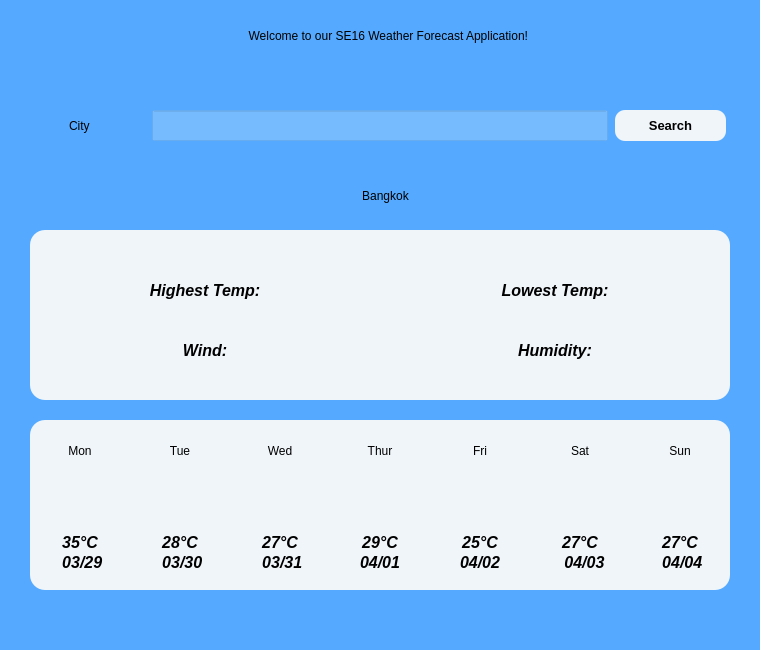
<?xml version="1.0" encoding="UTF-8"?>
<ui version="4.0">
 <class>MainWindow</class>
 <widget class="QMainWindow" name="MainWindow">
  <property name="geometry">
   <rect>
    <x>0</x>
    <y>0</y>
    <width>760</width>
    <height>650</height>
   </rect>
  </property>
  <property name="windowTitle">
   <string>MainWindow</string>
  </property>
  <property name="autoFillBackground">
   <bool>false</bool>
  </property>
  <property name="styleSheet">
   <string notr="true">background-color:rgb(85, 170, 255)</string>
  </property>
  <widget class="QWidget" name="centralwidget">
   <widget class="QGroupBox" name="groupBox">
    <property name="geometry">
     <rect>
      <x>30</x>
      <y>230</y>
      <width>700</width>
      <height>170</height>
     </rect>
    </property>
    <property name="styleSheet">
     <string notr="true">background-color:#F0F5FA;
border-radius: 15px; 
 box-shadow: 0 4px 6px rgba(0, 0, 0, 0.1);</string>
    </property>
    <property name="title">
     <string/>
    </property>
    <widget class="QLabel" name="highTemp">
     <property name="geometry">
      <rect>
       <x>0</x>
       <y>50</y>
       <width>350</width>
       <height>21</height>
      </rect>
     </property>
     <property name="font">
      <font>
       <family>Segoe UI</family>
       <pointsize>12</pointsize>
       <italic>true</italic>
       <bold>true</bold>
      </font>
     </property>
     <property name="styleSheet">
      <string notr="true">font: 700 italic  12pt &quot;Segoe UI&quot;;
color: black;
</string>
     </property>
     <property name="text">
      <string>Highest Temp:</string>
     </property>
     <property name="alignment">
      <set>Qt::AlignmentFlag::AlignCenter</set>
     </property>
    </widget>
    <widget class="QLabel" name="wind">
     <property name="geometry">
      <rect>
       <x>0</x>
       <y>110</y>
       <width>350</width>
       <height>21</height>
      </rect>
     </property>
     <property name="font">
      <font>
       <family>Segoe UI</family>
       <pointsize>12</pointsize>
       <italic>true</italic>
       <bold>true</bold>
      </font>
     </property>
     <property name="styleSheet">
      <string notr="true">font: 700 italic  12pt &quot;Segoe UI&quot;;
color: black;
</string>
     </property>
     <property name="text">
      <string>Wind:</string>
     </property>
     <property name="alignment">
      <set>Qt::AlignmentFlag::AlignCenter</set>
     </property>
    </widget>
    <widget class="QLabel" name="lowTemp">
     <property name="geometry">
      <rect>
       <x>350</x>
       <y>50</y>
       <width>350</width>
       <height>21</height>
      </rect>
     </property>
     <property name="font">
      <font>
       <family>Segoe UI</family>
       <pointsize>12</pointsize>
       <italic>true</italic>
       <bold>true</bold>
      </font>
     </property>
     <property name="styleSheet">
      <string notr="true">font: 700 italic  12pt &quot;Segoe UI&quot;;
color: black;
</string>
     </property>
     <property name="text">
      <string>Lowest Temp:</string>
     </property>
     <property name="alignment">
      <set>Qt::AlignmentFlag::AlignCenter</set>
     </property>
    </widget>
    <widget class="QLabel" name="humiditylabel">
     <property name="geometry">
      <rect>
       <x>350</x>
       <y>110</y>
       <width>350</width>
       <height>21</height>
      </rect>
     </property>
     <property name="font">
      <font>
       <family>Segoe UI</family>
       <pointsize>12</pointsize>
       <italic>true</italic>
       <bold>true</bold>
      </font>
     </property>
     <property name="styleSheet">
      <string notr="true">font: 700 italic  12pt &quot;Segoe UI&quot;;
color: black;
</string>
     </property>
     <property name="text">
      <string>Humidity:</string>
     </property>
     <property name="alignment">
      <set>Qt::AlignmentFlag::AlignCenter</set>
     </property>
    </widget>
   </widget>
   <widget class="QGroupBox" name="groupBox_2">
    <property name="geometry">
     <rect>
      <x>30</x>
      <y>420</y>
      <width>700</width>
      <height>170</height>
     </rect>
    </property>
    <property name="styleSheet">
     <string notr="true">background-color:#F0F5FA;
border-radius: 15px; 
 box-shadow: 0 4px 6px rgba(0, 0, 0, 0.1);</string>
    </property>
    <property name="title">
     <string/>
    </property>
    <widget class="QLabel" name="monday">
     <property name="geometry">
      <rect>
       <x>0</x>
       <y>20</y>
       <width>100</width>
       <height>21</height>
      </rect>
     </property>
     <property name="styleSheet">
      <string notr="true">font: 700  10pt &quot;Segoe UI&quot;;
background-color: #F0F5FA;
color: rgb(0, 0, 0);</string>
     </property>
     <property name="text">
      <string>Mon</string>
     </property>
     <property name="alignment">
      <set>Qt::AlignmentFlag::AlignCenter</set>
     </property>
    </widget>
    <widget class="QLabel" name="tuesday">
     <property name="geometry">
      <rect>
       <x>100</x>
       <y>20</y>
       <width>100</width>
       <height>21</height>
      </rect>
     </property>
     <property name="styleSheet">
      <string notr="true">font: 700  10pt &quot;Segoe UI&quot;;
background-color: #F0F5FA;
color: rgb(0, 0, 0);</string>
     </property>
     <property name="text">
      <string>Tue</string>
     </property>
     <property name="alignment">
      <set>Qt::AlignmentFlag::AlignCenter</set>
     </property>
    </widget>
    <widget class="QLabel" name="wedenesday">
     <property name="geometry">
      <rect>
       <x>200</x>
       <y>20</y>
       <width>100</width>
       <height>21</height>
      </rect>
     </property>
     <property name="styleSheet">
      <string notr="true">font: 700  10pt &quot;Segoe UI&quot;;
background-color: #F0F5FA;
color: rgb(0, 0, 0);</string>
     </property>
     <property name="text">
      <string>Wed</string>
     </property>
     <property name="alignment">
      <set>Qt::AlignmentFlag::AlignCenter</set>
     </property>
    </widget>
    <widget class="QLabel" name="thursday">
     <property name="geometry">
      <rect>
       <x>300</x>
       <y>20</y>
       <width>100</width>
       <height>21</height>
      </rect>
     </property>
     <property name="styleSheet">
      <string notr="true">font: 700  10pt &quot;Segoe UI&quot;;
background-color: #F0F5FA;
color: rgb(0, 0, 0);</string>
     </property>
     <property name="text">
      <string>Thur</string>
     </property>
     <property name="alignment">
      <set>Qt::AlignmentFlag::AlignCenter</set>
     </property>
    </widget>
    <widget class="QLabel" name="friday">
     <property name="geometry">
      <rect>
       <x>400</x>
       <y>20</y>
       <width>100</width>
       <height>21</height>
      </rect>
     </property>
     <property name="styleSheet">
      <string notr="true">font: 700  10pt &quot;Segoe UI&quot;;
background-color: #F0F5FA;
color: rgb(0, 0, 0);</string>
     </property>
     <property name="text">
      <string>Fri</string>
     </property>
     <property name="alignment">
      <set>Qt::AlignmentFlag::AlignCenter</set>
     </property>
    </widget>
    <widget class="QLabel" name="saturday">
     <property name="geometry">
      <rect>
       <x>500</x>
       <y>20</y>
       <width>100</width>
       <height>21</height>
      </rect>
     </property>
     <property name="styleSheet">
      <string notr="true">font: 700  10pt &quot;Segoe UI&quot;;
background-color: #F0F5FA;
color: rgb(0, 0, 0);</string>
     </property>
     <property name="text">
      <string>Sat</string>
     </property>
     <property name="alignment">
      <set>Qt::AlignmentFlag::AlignCenter</set>
     </property>
    </widget>
    <widget class="QLabel" name="sunday">
     <property name="geometry">
      <rect>
       <x>600</x>
       <y>20</y>
       <width>100</width>
       <height>21</height>
      </rect>
     </property>
     <property name="styleSheet">
      <string notr="true">font: 700  10pt &quot;Segoe UI&quot;;
background-color: #F0F5FA;
color: rgb(0, 0, 0);</string>
     </property>
     <property name="text">
      <string>Sun</string>
     </property>
     <property name="alignment">
      <set>Qt::AlignmentFlag::AlignCenter</set>
     </property>
    </widget>
    <widget class="QLabel" name="sunny">
     <property name="geometry">
      <rect>
       <x>25</x>
       <y>50</y>
       <width>50</width>
       <height>50</height>
      </rect>
     </property>
     <property name="text">
      <string/>
     </property>
     <property name="pixmap">
      <pixmap>sunny.png</pixmap>
     </property>
     <property name="scaledContents">
      <bool>true</bool>
     </property>
     <property name="alignment">
      <set>Qt::AlignmentFlag::AlignCenter</set>
     </property>
    </widget>
    <widget class="QLabel" name="rainy">
     <property name="geometry">
      <rect>
       <x>125</x>
       <y>50</y>
       <width>50</width>
       <height>50</height>
      </rect>
     </property>
     <property name="text">
      <string/>
     </property>
     <property name="pixmap">
      <pixmap>rainy.png</pixmap>
     </property>
     <property name="scaledContents">
      <bool>true</bool>
     </property>
     <property name="alignment">
      <set>Qt::AlignmentFlag::AlignCenter</set>
     </property>
    </widget>
    <widget class="QLabel" name="thunder">
     <property name="geometry">
      <rect>
       <x>225</x>
       <y>50</y>
       <width>50</width>
       <height>50</height>
      </rect>
     </property>
     <property name="text">
      <string/>
     </property>
     <property name="pixmap">
      <pixmap>thunder.png</pixmap>
     </property>
     <property name="scaledContents">
      <bool>true</bool>
     </property>
     <property name="alignment">
      <set>Qt::AlignmentFlag::AlignCenter</set>
     </property>
    </widget>
    <widget class="QLabel" name="cloudy">
     <property name="geometry">
      <rect>
       <x>325</x>
       <y>50</y>
       <width>50</width>
       <height>50</height>
      </rect>
     </property>
     <property name="text">
      <string/>
     </property>
     <property name="pixmap">
      <pixmap>cloudy.png</pixmap>
     </property>
     <property name="scaledContents">
      <bool>true</bool>
     </property>
     <property name="alignment">
      <set>Qt::AlignmentFlag::AlignCenter</set>
     </property>
    </widget>
    <widget class="QLabel" name="snowy">
     <property name="geometry">
      <rect>
       <x>425</x>
       <y>50</y>
       <width>50</width>
       <height>50</height>
      </rect>
     </property>
     <property name="text">
      <string/>
     </property>
     <property name="pixmap">
      <pixmap>snowy.png</pixmap>
     </property>
     <property name="scaledContents">
      <bool>true</bool>
     </property>
     <property name="alignment">
      <set>Qt::AlignmentFlag::AlignCenter</set>
     </property>
    </widget>
    <widget class="QLabel" name="foggy">
     <property name="geometry">
      <rect>
       <x>525</x>
       <y>50</y>
       <width>50</width>
       <height>50</height>
      </rect>
     </property>
     <property name="text">
      <string/>
     </property>
     <property name="pixmap">
      <pixmap>foggy.png</pixmap>
     </property>
     <property name="scaledContents">
      <bool>true</bool>
     </property>
     <property name="alignment">
      <set>Qt::AlignmentFlag::AlignCenter</set>
     </property>
    </widget>
    <widget class="QLabel" name="humidity">
     <property name="geometry">
      <rect>
       <x>625</x>
       <y>50</y>
       <width>50</width>
       <height>50</height>
      </rect>
     </property>
     <property name="text">
      <string/>
     </property>
     <property name="pixmap">
      <pixmap>humidity.png</pixmap>
     </property>
     <property name="scaledContents">
      <bool>true</bool>
     </property>
     <property name="alignment">
      <set>Qt::AlignmentFlag::AlignCenter</set>
     </property>
    </widget>
    <widget class="QLabel" name="dayone">
     <property name="geometry">
      <rect>
       <x>0</x>
       <y>130</y>
       <width>100</width>
       <height>25</height>
      </rect>
     </property>
     <property name="font">
      <font>
       <family>Segoe UI</family>
       <pointsize>12</pointsize>
       <italic>true</italic>
       <bold>true</bold>
      </font>
     </property>
     <property name="styleSheet">
      <string notr="true">font: 700 italic  12pt &quot;Segoe UI&quot;;
color: black;
</string>
     </property>
     <property name="text">
      <string> 03/29</string>
     </property>
     <property name="alignment">
      <set>Qt::AlignmentFlag::AlignCenter</set>
     </property>
    </widget>
    <widget class="QLabel" name="dayonetemp">
     <property name="geometry">
      <rect>
       <x>0</x>
       <y>110</y>
       <width>100</width>
       <height>25</height>
      </rect>
     </property>
     <property name="font">
      <font>
       <family>Segoe UI</family>
       <pointsize>12</pointsize>
       <italic>true</italic>
       <bold>true</bold>
      </font>
     </property>
     <property name="styleSheet">
      <string notr="true">font: 700 italic  12pt &quot;Segoe UI&quot;;
color: black;
</string>
     </property>
     <property name="text">
      <string>35°C</string>
     </property>
     <property name="alignment">
      <set>Qt::AlignmentFlag::AlignCenter</set>
     </property>
    </widget>
    <widget class="QLabel" name="daythreetemp">
     <property name="geometry">
      <rect>
       <x>200</x>
       <y>110</y>
       <width>100</width>
       <height>25</height>
      </rect>
     </property>
     <property name="font">
      <font>
       <family>Segoe UI</family>
       <pointsize>12</pointsize>
       <italic>true</italic>
       <bold>true</bold>
      </font>
     </property>
     <property name="styleSheet">
      <string notr="true">font: 700 italic  12pt &quot;Segoe UI&quot;;
color: black;
</string>
     </property>
     <property name="text">
      <string>27°C</string>
     </property>
     <property name="alignment">
      <set>Qt::AlignmentFlag::AlignCenter</set>
     </property>
    </widget>
    <widget class="QLabel" name="daytwotemp">
     <property name="geometry">
      <rect>
       <x>100</x>
       <y>110</y>
       <width>100</width>
       <height>25</height>
      </rect>
     </property>
     <property name="font">
      <font>
       <family>Segoe UI</family>
       <pointsize>12</pointsize>
       <italic>true</italic>
       <bold>true</bold>
      </font>
     </property>
     <property name="styleSheet">
      <string notr="true">font: 700 italic  12pt &quot;Segoe UI&quot;;
color: black;
</string>
     </property>
     <property name="text">
      <string>28°C</string>
     </property>
     <property name="alignment">
      <set>Qt::AlignmentFlag::AlignCenter</set>
     </property>
    </widget>
    <widget class="QLabel" name="dayseventemp">
     <property name="geometry">
      <rect>
       <x>600</x>
       <y>110</y>
       <width>100</width>
       <height>25</height>
      </rect>
     </property>
     <property name="font">
      <font>
       <family>Segoe UI</family>
       <pointsize>12</pointsize>
       <italic>true</italic>
       <bold>true</bold>
      </font>
     </property>
     <property name="styleSheet">
      <string notr="true">font: 700 italic  12pt &quot;Segoe UI&quot;;
color: black;
</string>
     </property>
     <property name="text">
      <string>27°C</string>
     </property>
     <property name="alignment">
      <set>Qt::AlignmentFlag::AlignCenter</set>
     </property>
    </widget>
    <widget class="QLabel" name="dayfivetemp">
     <property name="geometry">
      <rect>
       <x>400</x>
       <y>110</y>
       <width>100</width>
       <height>25</height>
      </rect>
     </property>
     <property name="font">
      <font>
       <family>Segoe UI</family>
       <pointsize>12</pointsize>
       <italic>true</italic>
       <bold>true</bold>
      </font>
     </property>
     <property name="styleSheet">
      <string notr="true">font: 700 italic  12pt &quot;Segoe UI&quot;;
color: black;
</string>
     </property>
     <property name="text">
      <string>25°C</string>
     </property>
     <property name="alignment">
      <set>Qt::AlignmentFlag::AlignCenter</set>
     </property>
    </widget>
    <widget class="QLabel" name="dayfourtemp">
     <property name="geometry">
      <rect>
       <x>300</x>
       <y>110</y>
       <width>100</width>
       <height>25</height>
      </rect>
     </property>
     <property name="font">
      <font>
       <family>Segoe UI</family>
       <pointsize>12</pointsize>
       <italic>true</italic>
       <bold>true</bold>
      </font>
     </property>
     <property name="styleSheet">
      <string notr="true">font: 700 italic  12pt &quot;Segoe UI&quot;;
color: black;
</string>
     </property>
     <property name="text">
      <string>29°C</string>
     </property>
     <property name="alignment">
      <set>Qt::AlignmentFlag::AlignCenter</set>
     </property>
    </widget>
    <widget class="QLabel" name="daysixtemp">
     <property name="geometry">
      <rect>
       <x>500</x>
       <y>110</y>
       <width>100</width>
       <height>25</height>
      </rect>
     </property>
     <property name="font">
      <font>
       <family>Segoe UI</family>
       <pointsize>12</pointsize>
       <italic>true</italic>
       <bold>true</bold>
      </font>
     </property>
     <property name="styleSheet">
      <string notr="true">font: 700 italic  12pt &quot;Segoe UI&quot;;
color: black;
</string>
     </property>
     <property name="text">
      <string>27°C</string>
     </property>
     <property name="alignment">
      <set>Qt::AlignmentFlag::AlignCenter</set>
     </property>
    </widget>
    <widget class="QLabel" name="daytwo">
     <property name="geometry">
      <rect>
       <x>100</x>
       <y>130</y>
       <width>100</width>
       <height>25</height>
      </rect>
     </property>
     <property name="font">
      <font>
       <family>Segoe UI</family>
       <pointsize>12</pointsize>
       <italic>true</italic>
       <bold>true</bold>
      </font>
     </property>
     <property name="styleSheet">
      <string notr="true">font: 700 italic  12pt &quot;Segoe UI&quot;;
color: black;
</string>
     </property>
     <property name="text">
      <string> 03/30</string>
     </property>
     <property name="alignment">
      <set>Qt::AlignmentFlag::AlignCenter</set>
     </property>
    </widget>
    <widget class="QLabel" name="daythree">
     <property name="geometry">
      <rect>
       <x>200</x>
       <y>130</y>
       <width>100</width>
       <height>25</height>
      </rect>
     </property>
     <property name="font">
      <font>
       <family>Segoe UI</family>
       <pointsize>12</pointsize>
       <italic>true</italic>
       <bold>true</bold>
      </font>
     </property>
     <property name="styleSheet">
      <string notr="true">font: 700 italic  12pt &quot;Segoe UI&quot;;
color: black;
</string>
     </property>
     <property name="text">
      <string> 03/31</string>
     </property>
     <property name="alignment">
      <set>Qt::AlignmentFlag::AlignCenter</set>
     </property>
    </widget>
    <widget class="QLabel" name="dayfour">
     <property name="geometry">
      <rect>
       <x>300</x>
       <y>130</y>
       <width>100</width>
       <height>25</height>
      </rect>
     </property>
     <property name="font">
      <font>
       <family>Segoe UI</family>
       <pointsize>12</pointsize>
       <italic>true</italic>
       <bold>true</bold>
      </font>
     </property>
     <property name="styleSheet">
      <string notr="true">font: 700 italic  12pt &quot;Segoe UI&quot;;
color: black;
</string>
     </property>
     <property name="text">
      <string>04/01</string>
     </property>
     <property name="alignment">
      <set>Qt::AlignmentFlag::AlignCenter</set>
     </property>
    </widget>
    <widget class="QLabel" name="dayfive">
     <property name="geometry">
      <rect>
       <x>400</x>
       <y>130</y>
       <width>100</width>
       <height>25</height>
      </rect>
     </property>
     <property name="font">
      <font>
       <family>Segoe UI</family>
       <pointsize>12</pointsize>
       <italic>true</italic>
       <bold>true</bold>
      </font>
     </property>
     <property name="styleSheet">
      <string notr="true">font: 700 italic  12pt &quot;Segoe UI&quot;;
color: black;
</string>
     </property>
     <property name="text">
      <string>04/02</string>
     </property>
     <property name="alignment">
      <set>Qt::AlignmentFlag::AlignCenter</set>
     </property>
    </widget>
    <widget class="QLabel" name="dayseven">
     <property name="geometry">
      <rect>
       <x>600</x>
       <y>130</y>
       <width>100</width>
       <height>25</height>
      </rect>
     </property>
     <property name="font">
      <font>
       <family>Segoe UI</family>
       <pointsize>12</pointsize>
       <italic>true</italic>
       <bold>true</bold>
      </font>
     </property>
     <property name="styleSheet">
      <string notr="true">font: 700 italic  12pt &quot;Segoe UI&quot;;
color: black;
</string>
     </property>
     <property name="text">
      <string> 04/04</string>
     </property>
     <property name="alignment">
      <set>Qt::AlignmentFlag::AlignCenter</set>
     </property>
    </widget>
    <widget class="QLabel" name="daysix">
     <property name="geometry">
      <rect>
       <x>500</x>
       <y>130</y>
       <width>100</width>
       <height>25</height>
      </rect>
     </property>
     <property name="font">
      <font>
       <family>Segoe UI</family>
       <pointsize>12</pointsize>
       <italic>true</italic>
       <bold>true</bold>
      </font>
     </property>
     <property name="styleSheet">
      <string notr="true">font: 700 italic  12pt &quot;Segoe UI&quot;;
color: black;
</string>
     </property>
     <property name="text">
      <string>  04/03</string>
     </property>
     <property name="alignment">
      <set>Qt::AlignmentFlag::AlignCenter</set>
     </property>
    </widget>
    <zorder>monday</zorder>
    <zorder>tuesday</zorder>
    <zorder>wedenesday</zorder>
    <zorder>thursday</zorder>
    <zorder>friday</zorder>
    <zorder>saturday</zorder>
    <zorder>sunday</zorder>
    <zorder>rainy</zorder>
    <zorder>thunder</zorder>
    <zorder>cloudy</zorder>
    <zorder>snowy</zorder>
    <zorder>foggy</zorder>
    <zorder>humidity</zorder>
    <zorder>dayone</zorder>
    <zorder>dayonetemp</zorder>
    <zorder>daythreetemp</zorder>
    <zorder>daytwotemp</zorder>
    <zorder>dayseventemp</zorder>
    <zorder>dayfivetemp</zorder>
    <zorder>dayfourtemp</zorder>
    <zorder>daysixtemp</zorder>
    <zorder>daytwo</zorder>
    <zorder>daythree</zorder>
    <zorder>dayfour</zorder>
    <zorder>dayfive</zorder>
    <zorder>dayseven</zorder>
    <zorder>daysix</zorder>
    <zorder>sunny</zorder>
   </widget>
   <widget class="QLabel" name="city">
    <property name="geometry">
     <rect>
      <x>0</x>
      <y>180</y>
      <width>761</width>
      <height>31</height>
     </rect>
    </property>
    <property name="styleSheet">
     <string notr="true">font: 700 italic  13pt &quot;Segoe UI&quot;;
color: black;
</string>
    </property>
    <property name="text">
     <string>   Bangkok</string>
    </property>
    <property name="alignment">
     <set>Qt::AlignmentFlag::AlignCenter</set>
    </property>
   </widget>
   <widget class="QLabel" name="citysearchlabel">
    <property name="geometry">
     <rect>
      <x>0</x>
      <y>110</y>
      <width>152</width>
      <height>31</height>
     </rect>
    </property>
    <property name="styleSheet">
     <string notr="true">font: 700  13pt &quot;Segoe UI&quot;;

color: rgb(0, 0, 0)</string>
    </property>
    <property name="text">
     <string>  City</string>
    </property>
    <property name="alignment">
     <set>Qt::AlignmentFlag::AlignCenter</set>
    </property>
   </widget>
   <widget class="QLineEdit" name="lineEdit">
    <property name="geometry">
     <rect>
      <x>152</x>
      <y>110</y>
      <width>456</width>
      <height>31</height>
     </rect>
    </property>
    <property name="styleSheet">
     <string notr="true">background-color:rgba(255, 255, 255, 51);
color: rgb(0, 0, 0);</string>
    </property>
   </widget>
   <widget class="QPushButton" name="enterbutton">
    <property name="geometry">
     <rect>
      <x>615</x>
      <y>110</y>
      <width>111</width>
      <height>31</height>
     </rect>
    </property>
    <property name="font">
     <font>
      <family>Segoe UI</family>
      <pointsize>10</pointsize>
      <italic>false</italic>
      <bold>true</bold>
     </font>
    </property>
    <property name="styleSheet">
     <string notr="true">font: 700  10pt &quot;Segoe UI&quot;;
background-color: #F0F5FA;
color: black;
border-radius: 10px; 
box-shadow: 0 4px 6px rgba(0, 0, 0, 0.1);
</string>
    </property>
    <property name="text">
     <string>Search</string>
    </property>
   </widget>
   <widget class="QLabel" name="applicationLabel">
    <property name="geometry">
     <rect>
      <x>0</x>
      <y>20</y>
      <width>760</width>
      <height>31</height>
     </rect>
    </property>
    <property name="styleSheet">
     <string notr="true">font: 700  13pt &quot;Segoe UI&quot;;
text-align:center;
color: black;</string>
    </property>
    <property name="text">
     <string>     Welcome to our SE16 Weather Forecast Application!</string>
    </property>
    <property name="alignment">
     <set>Qt::AlignmentFlag::AlignCenter</set>
    </property>
   </widget>
  </widget>
  <widget class="QStatusBar" name="statusbar"/>
 </widget>
 <resources/>
 <connections/>
</ui>
